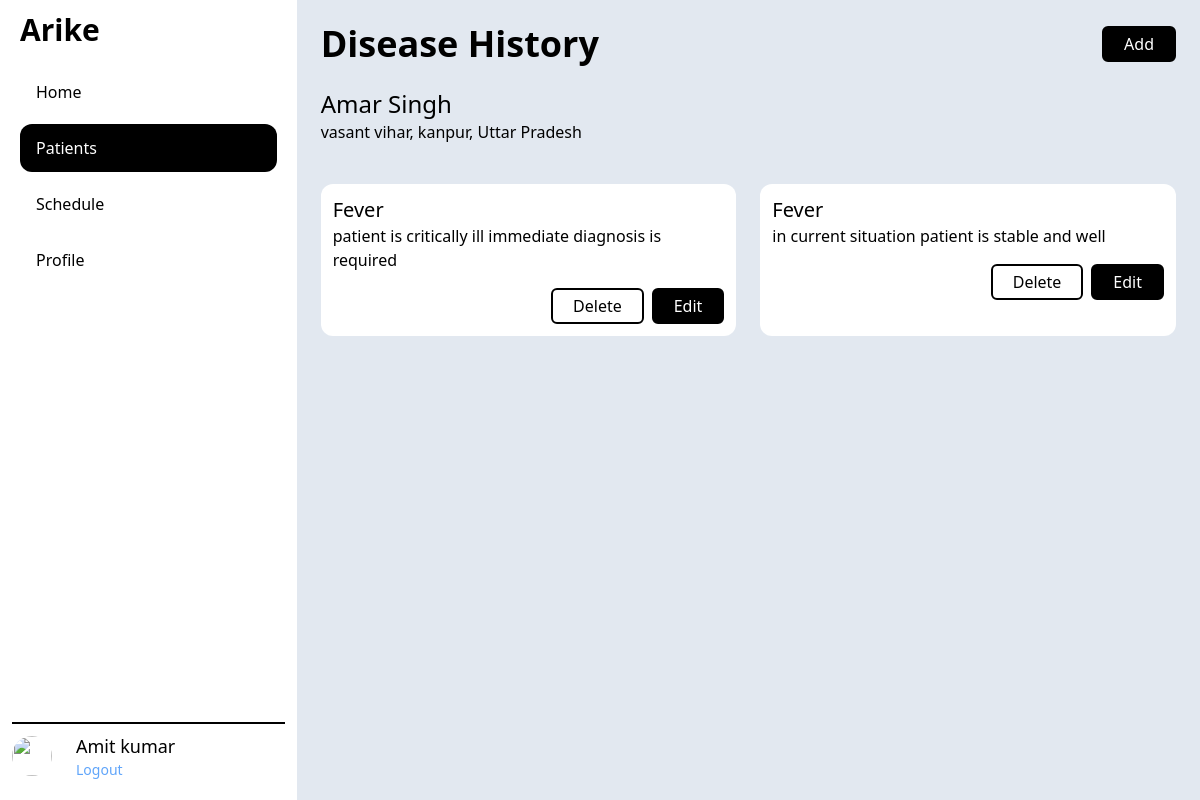
/patient/1/disease/ (signed in), run on the app's committed database.
### app_admin/models.py (models this page shows)
class AppUser(AbstractBaseUser, PermissionsMixin):
    fullname = models.CharField(max_length=TEXT_LENGTH, blank=True)
    role = models.CharField(choices=ROLE_CHOICES,
                            max_length=TEXT_LENGTH, default=ROLE_CHOICES[0][0])
    email = models.EmailField(unique=True)
    phone = models.IntegerField(blank=True, null=True)
    is_verified = models.BooleanField(default=False)
    district = models.ForeignKey(
        District, on_delete=models.CASCADE, blank=True, null=True)
    facility = models.ForeignKey(
        Facility, on_delete=models.CASCADE, blank=True, null=True)
    is_staff = models.BooleanField(default=False)
    is_active = models.BooleanField(default=True)
    is_superuser = models.BooleanField(default=False)
    USERNAME_FIELD = "email"
    REQUIRED_FIELDS = []
    objects = AppUserManager()

### patient/models.py (models this page shows, shortened)
class Patient(models.Model):
    full_name = models.CharField(max_length=TEXT_LENGTH)
    date_of_birth = models.DateField()
    address = models.TextField()
    landmark = models.CharField(max_length=TEXT_LENGTH, blank=True)
    phone = models.IntegerField()
    gender = models.CharField(choices=GENDER_CHOICES, max_length=TEXT_LENGTH)
    emergency_phone_number = models.IntegerField()
    expired_time = models.DateTimeField(null=True, blank=True)
    ward = models.CharField(max_length=TEXT_LENGTH)
    facility = models.ForeignKey(Facility, on_delete=models.CASCADE)

class PatientDisease(models.Model):
    patient = models.ForeignKey(Patient, on_delete=models.CASCADE)
    disease = models.ForeignKey(Disease, on_delete=models.CASCADE)
    note = models.TextField()

class Disease(models.Model):
    name = models.CharField(max_length=TEXT_LENGTH)
    icds_code = models.CharField(max_length=TEXT_LENGTH)

### patient/views.py (the view)
# urls.py: path('<int:patient_id>/disease/',views.PatientDiseaseListView.as_view(), name="patientdisease_list"),
class PatientDiseaseListView(generic.ListView):
    model = PatientDisease
    def get_queryset(self):
        patient_id = self.kwargs["patient_id"]
        return PatientDisease.objects.filter(patient__pk=patient_id)
    def get_context_data(self, **kwargs):
        context = super().get_context_data(**kwargs)
        patient_id = self.kwargs["patient_id"]
        context['patient'] = Patient.objects.get(pk=patient_id)
        return context

### patient/templates/patient/patientdisease_list.html
{% extends "base.html" %}
{% block content %}
    <div class="flex justify-between items-center">
        <h1 class="text-4xl font-bold">Disease History</h1>
        <a href="create/">
            <span class="inline-block rounded-md border-2 border-black cursor-pointer px-5 py-1 bg-black text-white">Add</span>
        </a>
    </div>
    <section class="mt-6">
        <h2 class="text-2xl font-medium">{{patient.full_name}}</h2>
        <p>{{patient.address}}</p>
    </section>
    <section class="mt-10">
        <ul class="grid grid-cols-2 gap-6">
            {% for disease in patientdisease_list %}
                <li>
                    <div class="h-full p-3 bg-white rounded-xl">
                        <h3 class="text-xl font-medium">{{disease.disease.name}}</h3>
                        <p>{{disease.note}}</p>
                        <div class="mt-4 flex justify-end gap-2">
                            <a href="#">
                                <span class="inline-block rounded-md border-2 border-black cursor-pointer px-5 py-1">Delete</span>
                            </a>
                            <a href="{% url 'patient:patientdisease_update' disease.patient.id disease.id %}">
                                <span class="inline-block rounded-md border-2 border-black cursor-pointer px-5 py-1 bg-black text-white">Edit</span>
                            </a>
                        </div>
                    </div>
                </li>
            {% endfor %}
        </ul>
    </section>
{% endblock %}

### templates/base.html (shortened to what this page needs)
{% url 'patient:patient_list' as patient_url %}
{% url 'home_page' as home_url %}
{% url 'app_admin:facility_list' as facility_url %}
{% url 'app_admin:user_list' as user_url %}
{% url 'app_admin:profile_page' as profile_url %}
{% url 'patient:schedule_list' as schedule_url %}
<!DOCTYPE html>
<html lang="en">
<head>
    <script src="https://cdn.tailwindcss.com"></script>
</head>
<body>
    <div class="main_app h-screen flex flex-row">
        <div class="basis-1/4 flex flex-col p-3">
            <div>
                <h1 class="text-3xl font-bold ml-2">Arike</h1>
            </div>
            <nav class="grow flex flex-col p-2 py-4">
                <a class="hover:bg-black hover:text-white my-1 p-3 pl-4 rounded-xl {% if request.path == home_url %} text-white bg-black {% endif %}" href="{{home_url}}">Home</a>
                <a class="hover:bg-black hover:text-white my-1 p-3 pl-4 rounded-xl {% if patient_url in request.path and schedule_url not in request.path %} text-white bg-black {% endif %}" href="{{patient_url}}">Patients</a>
                <a class="hover:bg-black hover:text-white my-1 p-3 pl-4 rounded-xl {% if schedule_url in request.path %} text-white bg-black {% endif %}" href="{{schedule_url}}">Schedule</a>
                <a class="hover:bg-black hover:text-white my-1 p-3 pl-4 rounded-xl {% if profile_url in request.path %} text-white bg-black {% endif %}" href="{{profile_url}}">Profile</a>
            </nav>
            <div class="border-t-2 border-black flex items-center py-2">
                {% if user.is_authenticated %}
                <img class="h-10 w-10 rounded-full"
                    src="https://img.freepik.com/free-vector/mysterious-mafia-man-smoking-cigarette_52683-34828.jpg?t=st=1646297009~exp=1646297609~hmac=c27dc13388a3c6e94f089242b641cd9315c087c7e410346b2e151a41e6f7775d&w=740" />
                <div class="ml-6">
                    <p class="text-lg font-medium">{{user.fullname}}</p>
                    <p class="text-sm">
                        <a href="{% url 'auth_logout' %}" class="text-blue-400">Logout</a>
                    </p>
                </div>
                {% else %}
                <div class="grow text-center">
                    <a href="{% url 'auth_login' %}" class="text-blue-400">Login</a>
                </div>
                {% endif %}
            </div>
        </div>
        <main class="grow bg-slate-200 p-6 overflow-y-auto">
            {% block content %} {% endblock %}
        </main>
    </div>
</body>
</html>

### data on the page
AppUser: fullname "Amit kumar"
Patient: full_name "Amar Singh", address "vasant vihar, kanpur, Uttar Pradesh"
PatientDisease: disease.name "Fever", note "patient is critically ill immediate diagnosis is required"
PatientDisease: disease.name "Fever", note "in current situation patient is stable and well"
